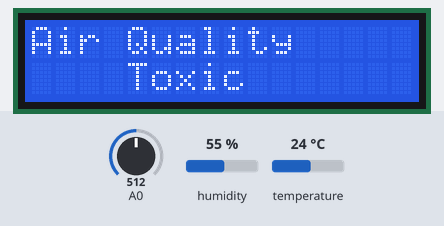
The sketch below on a simulated Arduino Uno, built with avr-gcc and run on an emulated ATmega328P. On the bench: 16×2 character LCD. The inputs (shaded band) are chosen by the test bench; at power-on: A0 = 512, humidity 55 %, temperature 24 °C.

Above: at 6.3 s.
6.4 s: A0 set to 340
At 16.5 s:
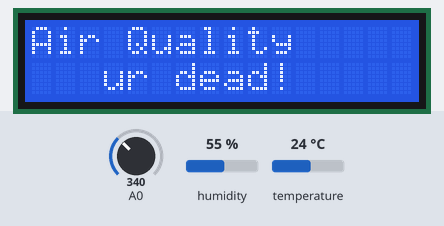
20.4 s: A0 set to 215
At 25.9 s:
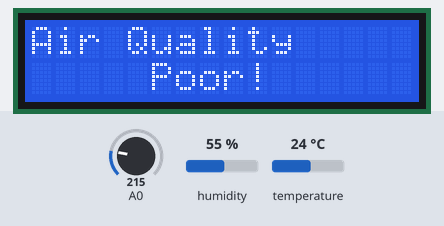
31.9 s: A0 set to 235
At 36.5 s:
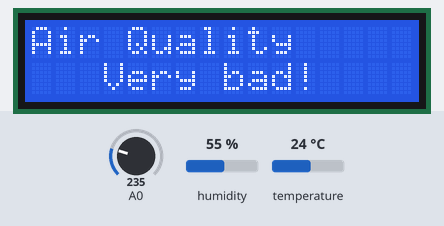
45.9 s: A0 set to 172
At 56.6 s:
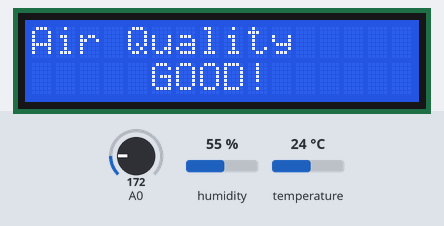
57.1 s: humidity set to 22 %
At 61.2 s:
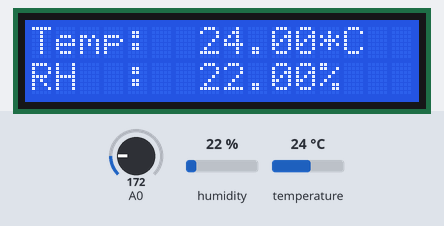
67.2 s: temperature set to 12 °C
At 71.9 s:
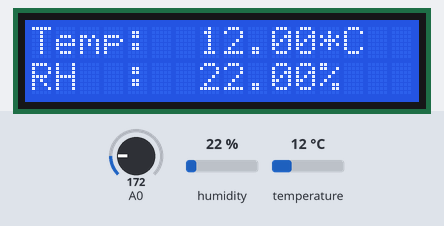
Timing chart, 0 to 73.4 s (numbered marks = the images above; inputs shaded):
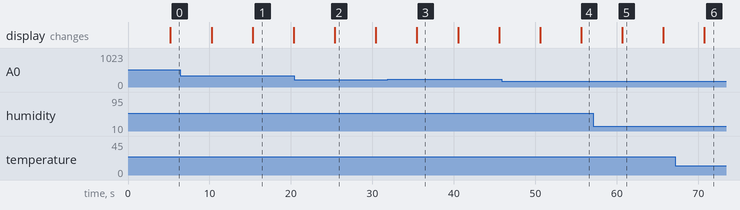

Measured:
- after the input at 6.4 s, the display: first differs from a run without the input after 8.9 s (image 1)
- after the input at 20.4 s, the display: changes after 5.0 s (image 2)
- after the input at 31.9 s, the display: changes after 3.6 s (image 3)
- after the input at 45.9 s, the display: first differs from a run without the input after 9.7 s (image 4)
- after the input at 57.1 s, the display: changes after 3.6 s (image 5)
- after the input at 67.2 s, the display: changes after 3.6 s (image 6)
- what the display in image 1 shows lasts 5.0 s, from 15.3 s to 20.3 s

The sketch:

sketch_dec9a.ino
```cpp
#include <Wire.h>
#include <LiquidCrystal_I2C.h>
#include <DHT.h>

#define LCD_I2C_ADDRESS 0x27
#define LCD_DISP_COLS   16
#define LCD_DISP_ROWS   2
#define LCD_RESET -1

#define DHTPIN 2          // Digital pin 2
#define DHTTYPE DHT11     // DHT 11

LiquidCrystal_I2C lcd( LCD_I2C_ADDRESS, LCD_DISP_COLS, LCD_DISP_ROWS );


int gasLevel = 0;
String quality ="";
DHT dht(DHTPIN, DHTTYPE);

void sendSensor()
{
  float h = dht.readHumidity();
  float t = dht.readTemperature();

  if (isnan(h) || isnan(t)) {
  Serial.println("Failed to read from DHT sensor!");
    return;
  }

lcd.clear();
lcd.setCursor (0,0);
lcd.print("Temp: ");
lcd.setCursor(7,0);
lcd.print(t);
lcd.setCursor (12,0);
lcd.print("*C");
lcd.setCursor (0,1);
lcd.print("RH  : ");
lcd.setCursor(7,1);
lcd.print(h);
lcd.setCursor (12,1);
lcd.print("%");
}

void air_sensor()
{
  gasLevel = analogRead(A0);

  if(gasLevel<182){
    quality = "  GOOD!";
  }
  else if (gasLevel >182 && gasLevel<225){
    quality = "  Poor!";
  }
  else if (gasLevel >225 && gasLevel<300){
    quality = "Very bad!";
  }
    else if (gasLevel >300 && gasLevel<350){
    quality = "ur dead!";
  }
    else{
    quality = " Toxic";
}

lcd.clear();
lcd.setCursor (0,0);
lcd.print("Air Quality  ");
lcd.setCursor (3,1);
lcd.print(quality);
}


void setup() {
  Serial.begin(9600);
  dht.begin();
  lcd.init();
  lcd.init();

  lcd.backlight();

  lcd.setCursor (0,0);
  lcd.print("                ");
  lcd.setCursor (0,1);
  lcd.print("                ");
  lcd.setCursor (0,0);
  lcd.print("  AIR QUALITY  ");
  lcd.setCursor (0,1);
  lcd.print("    MONITOR   ");
  delay(5000);

}

void loop() {
lcd.clear();
air_sensor();
delay(5000);
sendSensor();
delay(5000);
}
```
